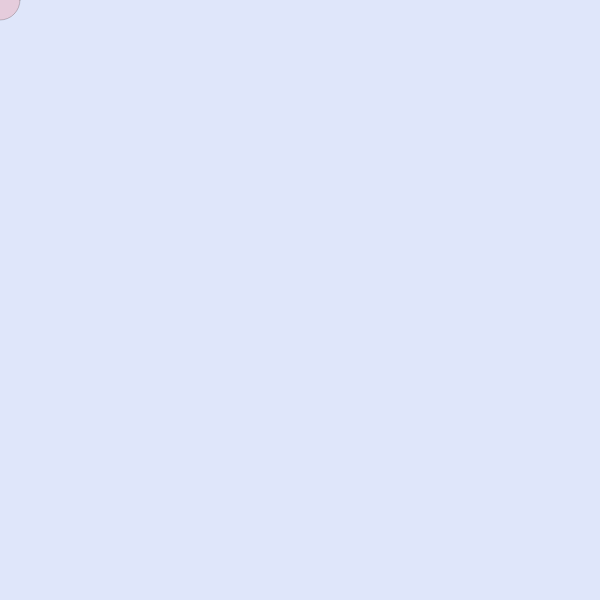
Frame 1 (no input)
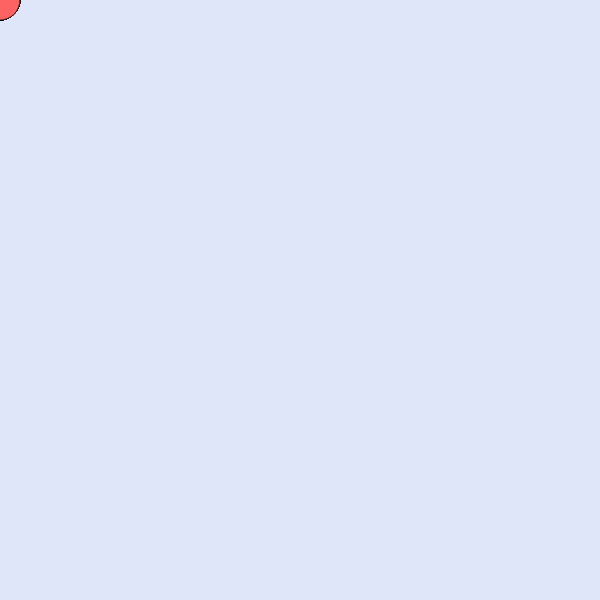
Frame 60 (no input)
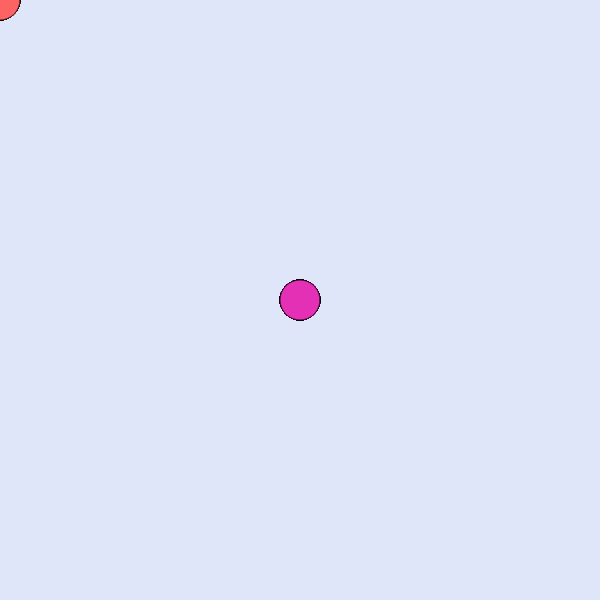
Frame 120 (the mouse pressed at the canvas centre since frame 60)

The p5.js sketch that drew these frames (run headless with seeded random() and noise() and a simulated clock; from frame 60 on, the mouse is pressed at the canvas centre):

// p5.js sketch
// ── sketch.js
function setup() {
  createCanvas(600, 600);
  background(223, 230, 250)
}


function draw() {
  let r = map(mouseX, 0, width, 255, 200);
  let g = map(mouseY, 0, height, 100, 0);
  let b = map(mouseX + mouseY, 0, width + height, 100, 255);
  
  stroke(0);
  strokeWeight(0.2);
  
  let ellipseSize = 40; 
  fill(r, g, b, 50);
  ellipse(mouseX, mouseY, ellipseSize, ellipseSize);
}
